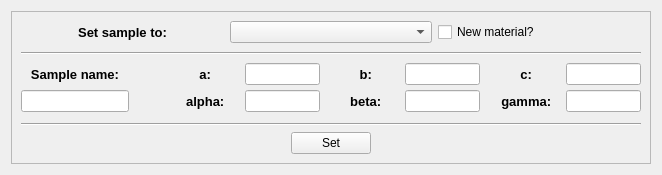
<?xml version="1.0" encoding="UTF-8"?>
<ui version="4.0">
 <class>Form</class>
 <widget class="QWidget" name="Form">
  <property name="geometry">
   <rect>
    <x>0</x>
    <y>0</y>
    <width>662</width>
    <height>175</height>
   </rect>
  </property>
  <property name="windowTitle">
   <string>Sample</string>
  </property>
  <layout class="QVBoxLayout" name="verticalLayout">
   <item>
    <widget class="QFrame" name="frame">
     <property name="frameShape">
      <enum>QFrame::StyledPanel</enum>
     </property>
     <property name="frameShadow">
      <enum>QFrame::Raised</enum>
     </property>
     <layout class="QVBoxLayout" name="verticalLayout_2">
      <item>
       <layout class="QGridLayout" name="gridLayout">
        <item row="0" column="1">
         <widget class="QComboBox" name="comboBox_materials"/>
        </item>
        <item row="0" column="2">
         <widget class="QCheckBox" name="checkBox_new_mat">
          <property name="layoutDirection">
           <enum>Qt::LeftToRight</enum>
          </property>
          <property name="text">
           <string>New material?</string>
          </property>
         </widget>
        </item>
        <item row="0" column="0">
         <widget class="QLabel" name="label">
          <property name="font">
           <font>
            <pointsize>10</pointsize>
            <weight>75</weight>
            <bold>true</bold>
           </font>
          </property>
          <property name="text">
           <string>Set sample to:</string>
          </property>
          <property name="alignment">
           <set>Qt::AlignCenter</set>
          </property>
         </widget>
        </item>
       </layout>
      </item>
      <item>
       <widget class="QFrame" name="frame_new_samp">
        <property name="frameShape">
         <enum>QFrame::NoFrame</enum>
        </property>
        <property name="frameShadow">
         <enum>QFrame::Sunken</enum>
        </property>
        <layout class="QVBoxLayout" name="verticalLayout_3">
         <property name="spacing">
          <number>5</number>
         </property>
         <property name="leftMargin">
          <number>0</number>
         </property>
         <property name="topMargin">
          <number>0</number>
         </property>
         <property name="rightMargin">
          <number>0</number>
         </property>
         <property name="bottomMargin">
          <number>0</number>
         </property>
         <item>
          <widget class="Line" name="line_3">
           <property name="orientation">
            <enum>Qt::Horizontal</enum>
           </property>
          </widget>
         </item>
         <item>
          <layout class="QGridLayout" name="gridLayout_new_samp">
           <property name="rightMargin">
            <number>0</number>
           </property>
           <property name="horizontalSpacing">
            <number>0</number>
           </property>
           <item row="0" column="1">
            <spacer name="horizontalSpacer_6">
             <property name="orientation">
              <enum>Qt::Horizontal</enum>
             </property>
             <property name="sizeType">
              <enum>QSizePolicy::Fixed</enum>
             </property>
             <property name="sizeHint" stdset="0">
              <size>
               <width>40</width>
               <height>20</height>
              </size>
             </property>
            </spacer>
           </item>
           <item row="1" column="6">
            <layout class="QHBoxLayout" name="horizontalLayout_22">
             <item>
              <widget class="QLabel" name="label_8">
               <property name="font">
                <font>
                 <pointsize>10</pointsize>
                 <weight>75</weight>
                 <bold>true</bold>
                </font>
               </property>
               <property name="text">
                <string>gamma: </string>
               </property>
               <property name="alignment">
                <set>Qt::AlignCenter</set>
               </property>
              </widget>
             </item>
             <item>
              <widget class="QLineEdit" name="lineEdit_gamma">
               <property name="minimumSize">
                <size>
                 <width>75</width>
                 <height>0</height>
                </size>
               </property>
               <property name="maximumSize">
                <size>
                 <width>75</width>
                 <height>16777215</height>
                </size>
               </property>
              </widget>
             </item>
            </layout>
           </item>
           <item row="1" column="2">
            <layout class="QHBoxLayout" name="horizontalLayout_3">
             <item>
              <widget class="QLabel" name="label_6">
               <property name="maximumSize">
                <size>
                 <width>100</width>
                 <height>16777215</height>
                </size>
               </property>
               <property name="font">
                <font>
                 <pointsize>10</pointsize>
                 <weight>75</weight>
                 <bold>true</bold>
                </font>
               </property>
               <property name="text">
                <string>alpha: </string>
               </property>
               <property name="alignment">
                <set>Qt::AlignCenter</set>
               </property>
              </widget>
             </item>
             <item>
              <widget class="QLineEdit" name="lineEdit_alpha">
               <property name="minimumSize">
                <size>
                 <width>75</width>
                 <height>0</height>
                </size>
               </property>
               <property name="maximumSize">
                <size>
                 <width>75</width>
                 <height>16777215</height>
                </size>
               </property>
              </widget>
             </item>
            </layout>
           </item>
           <item row="1" column="0">
            <widget class="QLineEdit" name="lineEdit_samp_name">
             <property name="sizePolicy">
              <sizepolicy hsizetype="Fixed" vsizetype="Fixed">
               <horstretch>0</horstretch>
               <verstretch>0</verstretch>
              </sizepolicy>
             </property>
            </widget>
           </item>
           <item row="1" column="4">
            <layout class="QHBoxLayout" name="horizontalLayout_20">
             <item>
              <widget class="QLabel" name="label_7">
               <property name="font">
                <font>
                 <pointsize>10</pointsize>
                 <weight>75</weight>
                 <bold>true</bold>
                </font>
               </property>
               <property name="text">
                <string>beta: </string>
               </property>
               <property name="alignment">
                <set>Qt::AlignCenter</set>
               </property>
              </widget>
             </item>
             <item>
              <widget class="QLineEdit" name="lineEdit_beta">
               <property name="minimumSize">
                <size>
                 <width>75</width>
                 <height>0</height>
                </size>
               </property>
               <property name="maximumSize">
                <size>
                 <width>75</width>
                 <height>16777215</height>
                </size>
               </property>
              </widget>
             </item>
            </layout>
           </item>
           <item row="0" column="0">
            <widget class="QLabel" name="label_2">
             <property name="font">
              <font>
               <pointsize>10</pointsize>
               <weight>75</weight>
               <bold>true</bold>
              </font>
             </property>
             <property name="text">
              <string>Sample name:</string>
             </property>
             <property name="alignment">
              <set>Qt::AlignCenter</set>
             </property>
            </widget>
           </item>
           <item row="0" column="3">
            <spacer name="horizontalSpacer">
             <property name="orientation">
              <enum>Qt::Horizontal</enum>
             </property>
             <property name="sizeType">
              <enum>QSizePolicy::Fixed</enum>
             </property>
             <property name="sizeHint" stdset="0">
              <size>
               <width>10</width>
               <height>20</height>
              </size>
             </property>
            </spacer>
           </item>
           <item row="0" column="6">
            <layout class="QHBoxLayout" name="horizontalLayout_21">
             <property name="rightMargin">
              <number>0</number>
             </property>
             <item>
              <widget class="QLabel" name="label_5">
               <property name="font">
                <font>
                 <pointsize>10</pointsize>
                 <weight>75</weight>
                 <bold>true</bold>
                </font>
               </property>
               <property name="text">
                <string>c: </string>
               </property>
               <property name="alignment">
                <set>Qt::AlignCenter</set>
               </property>
              </widget>
             </item>
             <item>
              <widget class="QLineEdit" name="lineEdit_c">
               <property name="minimumSize">
                <size>
                 <width>75</width>
                 <height>0</height>
                </size>
               </property>
               <property name="maximumSize">
                <size>
                 <width>75</width>
                 <height>16777215</height>
                </size>
               </property>
              </widget>
             </item>
            </layout>
           </item>
           <item row="0" column="4">
            <layout class="QHBoxLayout" name="horizontalLayout_19">
             <property name="rightMargin">
              <number>0</number>
             </property>
             <item>
              <widget class="QLabel" name="label_4">
               <property name="font">
                <font>
                 <pointsize>10</pointsize>
                 <weight>75</weight>
                 <bold>true</bold>
                </font>
               </property>
               <property name="text">
                <string>b: </string>
               </property>
               <property name="alignment">
                <set>Qt::AlignCenter</set>
               </property>
              </widget>
             </item>
             <item>
              <widget class="QLineEdit" name="lineEdit_b">
               <property name="minimumSize">
                <size>
                 <width>75</width>
                 <height>0</height>
                </size>
               </property>
               <property name="maximumSize">
                <size>
                 <width>75</width>
                 <height>16777215</height>
                </size>
               </property>
              </widget>
             </item>
            </layout>
           </item>
           <item row="0" column="2">
            <layout class="QHBoxLayout" name="horizontalLayout_2">
             <item>
              <widget class="QLabel" name="label_3">
               <property name="maximumSize">
                <size>
                 <width>100</width>
                 <height>16777215</height>
                </size>
               </property>
               <property name="font">
                <font>
                 <pointsize>10</pointsize>
                 <weight>75</weight>
                 <bold>true</bold>
                </font>
               </property>
               <property name="text">
                <string>a: </string>
               </property>
               <property name="alignment">
                <set>Qt::AlignCenter</set>
               </property>
              </widget>
             </item>
             <item>
              <widget class="QLineEdit" name="lineEdit_a">
               <property name="minimumSize">
                <size>
                 <width>75</width>
                 <height>0</height>
                </size>
               </property>
               <property name="maximumSize">
                <size>
                 <width>75</width>
                 <height>16777215</height>
                </size>
               </property>
              </widget>
             </item>
            </layout>
           </item>
           <item row="0" column="5">
            <spacer name="horizontalSpacer_2">
             <property name="orientation">
              <enum>Qt::Horizontal</enum>
             </property>
             <property name="sizeType">
              <enum>QSizePolicy::Fixed</enum>
             </property>
             <property name="sizeHint" stdset="0">
              <size>
               <width>10</width>
               <height>20</height>
              </size>
             </property>
            </spacer>
           </item>
          </layout>
         </item>
        </layout>
       </widget>
      </item>
      <item>
       <widget class="Line" name="line_2">
        <property name="orientation">
         <enum>Qt::Horizontal</enum>
        </property>
       </widget>
      </item>
      <item>
       <layout class="QHBoxLayout" name="horizontalLayout_6">
        <item>
         <spacer name="horizontalSpacer_3">
          <property name="orientation">
           <enum>Qt::Horizontal</enum>
          </property>
          <property name="sizeHint" stdset="0">
           <size>
            <width>40</width>
            <height>20</height>
           </size>
          </property>
         </spacer>
        </item>
        <item>
         <widget class="QPushButton" name="pushButton_set">
          <property name="minimumSize">
           <size>
            <width>0</width>
            <height>0</height>
           </size>
          </property>
          <property name="text">
           <string>Set</string>
          </property>
          <property name="shortcut">
           <string>Return</string>
          </property>
         </widget>
        </item>
        <item>
         <spacer name="horizontalSpacer_4">
          <property name="orientation">
           <enum>Qt::Horizontal</enum>
          </property>
          <property name="sizeHint" stdset="0">
           <size>
            <width>40</width>
            <height>20</height>
           </size>
          </property>
         </spacer>
        </item>
       </layout>
      </item>
     </layout>
    </widget>
   </item>
  </layout>
 </widget>
 <resources/>
 <connections/>
</ui>
